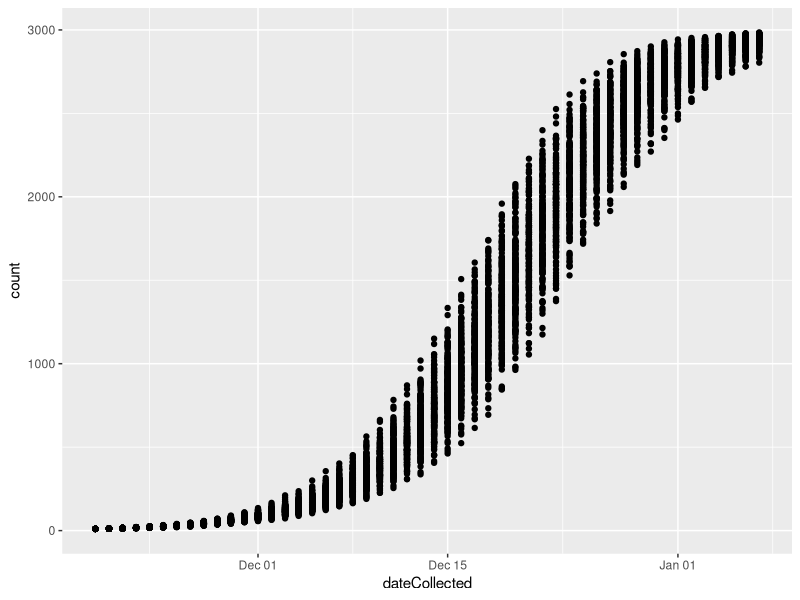
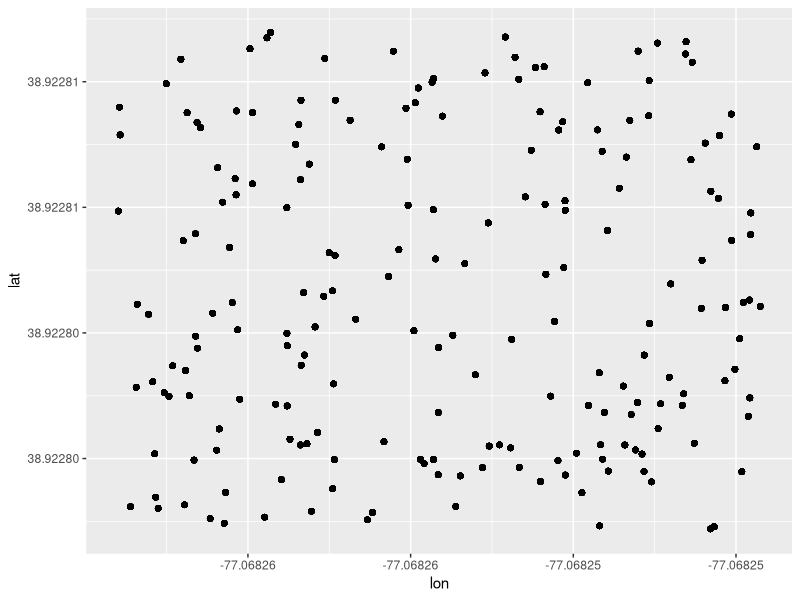

Here is the R script that generated these plots, in order:
## synthetic data 

library(dplyr)
library(stringr)
library(lubridate)
library(tibble)
library(purrr)
library(ggplot2)

### need to make this happen at 200 locations


pops <- list()

FullData <- list()

sites <- paste0("A",1:200) 

for (j in 1:length(sites)) {
 
  r <- 0.2 
  k <- 3000 
  n <- 10
  t <- 1:50  
  
pops[[1]] <- n
  
for (i in 2:length(t)) {
  
  nt <- pops[i-1][[1]]
  e <- runif(n = 1,min = -.1,max = .1)
  pops[i] <- nt + (r+e)*nt*(1-(nt/k)) 

  #print(pops[i])  
}
  
counts <-  map_dbl(.x = pops,.f = rbind)

lat <- 38.922807 + runif(1,min = -0.00001, max  = 0.00001)
lon <- -77.068259 + runif(1,min = -0.00001, max  = 0.00001)

SynData <- data.frame(
  dateCollected = Sys.Date() + 1:50,
  TrapType = "Ovisposition",
  Species = "Culex pipiens",
  Site = sites[j],
  Sex = "Female",
  lat = lat,
  lon = lon,
  count =  round(counts,digits = 0)
)

FullData[[j]] <- SynData

}


SynFull <- do.call(rbind,FullData)

summary(SynFull)

SynFull %>% 
  filter(count == -Inf)

SynFull %>% 
  ggplot(aes(x = dateCollected,y = count)) +
  geom_point()

SynFull %>% 
  ggplot(aes(x = lon,y = lat)) +
  geom_point()

### add noise in dates
### add noise in counts



dir.create("./SyntheticData")

SynFull %>% write.csv(file = "./SyntheticData/Culex.csv")

